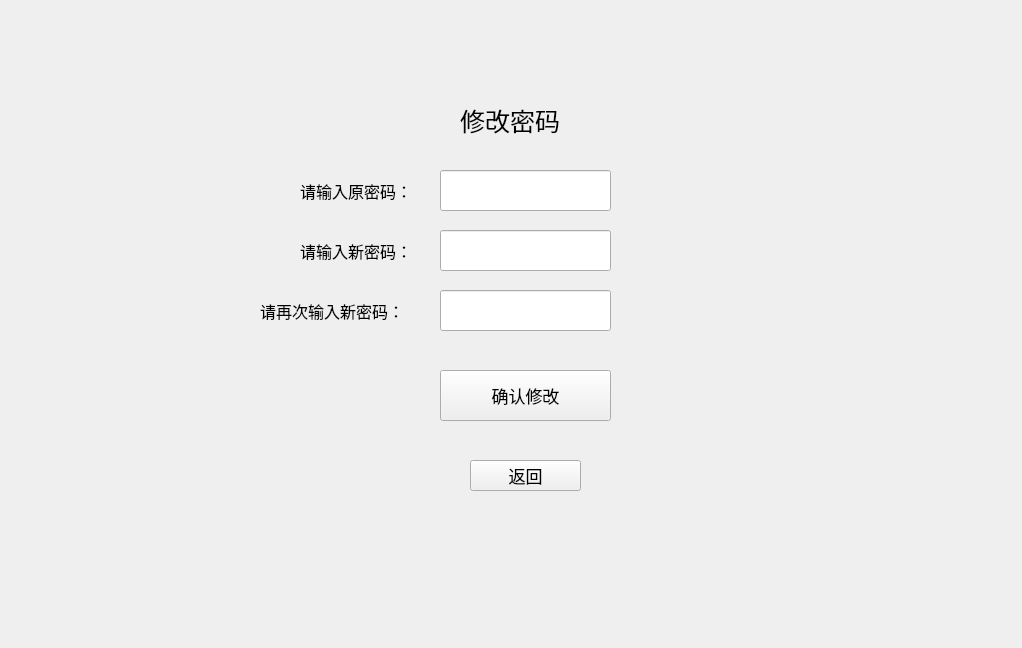
<?xml version="1.0" encoding="UTF-8"?>
<ui version="4.0">
 <class>changepassword</class>
 <widget class="QWidget" name="changepassword">
  <property name="geometry">
   <rect>
    <x>0</x>
    <y>0</y>
    <width>1022</width>
    <height>648</height>
   </rect>
  </property>
  <property name="windowTitle">
   <string>Form</string>
  </property>
  <widget class="QPushButton" name="pushButton">
   <property name="geometry">
    <rect>
     <x>440</x>
     <y>370</y>
     <width>171</width>
     <height>51</height>
    </rect>
   </property>
   <property name="font">
    <font>
     <pointsize>13</pointsize>
    </font>
   </property>
   <property name="text">
    <string>确认修改</string>
   </property>
  </widget>
  <widget class="QLabel" name="label">
   <property name="geometry">
    <rect>
     <x>460</x>
     <y>100</y>
     <width>131</width>
     <height>41</height>
    </rect>
   </property>
   <property name="font">
    <font>
     <pointsize>19</pointsize>
    </font>
   </property>
   <property name="text">
    <string>修改密码</string>
   </property>
  </widget>
  <widget class="QLineEdit" name="originpassword">
   <property name="geometry">
    <rect>
     <x>440</x>
     <y>170</y>
     <width>171</width>
     <height>41</height>
    </rect>
   </property>
   <property name="font">
    <font>
     <pointsize>12</pointsize>
    </font>
   </property>
   <property name="text">
    <string/>
   </property>
  </widget>
  <widget class="QLineEdit" name="newpassword1">
   <property name="geometry">
    <rect>
     <x>440</x>
     <y>230</y>
     <width>171</width>
     <height>41</height>
    </rect>
   </property>
   <property name="font">
    <font>
     <pointsize>12</pointsize>
    </font>
   </property>
  </widget>
  <widget class="QLineEdit" name="newpassword2">
   <property name="geometry">
    <rect>
     <x>440</x>
     <y>290</y>
     <width>171</width>
     <height>41</height>
    </rect>
   </property>
   <property name="font">
    <font>
     <pointsize>12</pointsize>
    </font>
   </property>
  </widget>
  <widget class="QLabel" name="label_2">
   <property name="geometry">
    <rect>
     <x>300</x>
     <y>180</y>
     <width>131</width>
     <height>21</height>
    </rect>
   </property>
   <property name="font">
    <font>
     <pointsize>12</pointsize>
    </font>
   </property>
   <property name="text">
    <string>请输入原密码：</string>
   </property>
  </widget>
  <widget class="QLabel" name="label_3">
   <property name="geometry">
    <rect>
     <x>300</x>
     <y>230</y>
     <width>131</width>
     <height>41</height>
    </rect>
   </property>
   <property name="font">
    <font>
     <pointsize>12</pointsize>
    </font>
   </property>
   <property name="text">
    <string>请输入新密码：</string>
   </property>
  </widget>
  <widget class="QLabel" name="label_4">
   <property name="geometry">
    <rect>
     <x>260</x>
     <y>290</y>
     <width>171</width>
     <height>41</height>
    </rect>
   </property>
   <property name="font">
    <font>
     <pointsize>12</pointsize>
    </font>
   </property>
   <property name="text">
    <string>请再次输入新密码：</string>
   </property>
  </widget>
  <widget class="QPushButton" name="back">
   <property name="geometry">
    <rect>
     <x>470</x>
     <y>460</y>
     <width>111</width>
     <height>31</height>
    </rect>
   </property>
   <property name="font">
    <font>
     <pointsize>13</pointsize>
    </font>
   </property>
   <property name="text">
    <string>返回</string>
   </property>
  </widget>
 </widget>
 <resources/>
 <connections/>
</ui>
